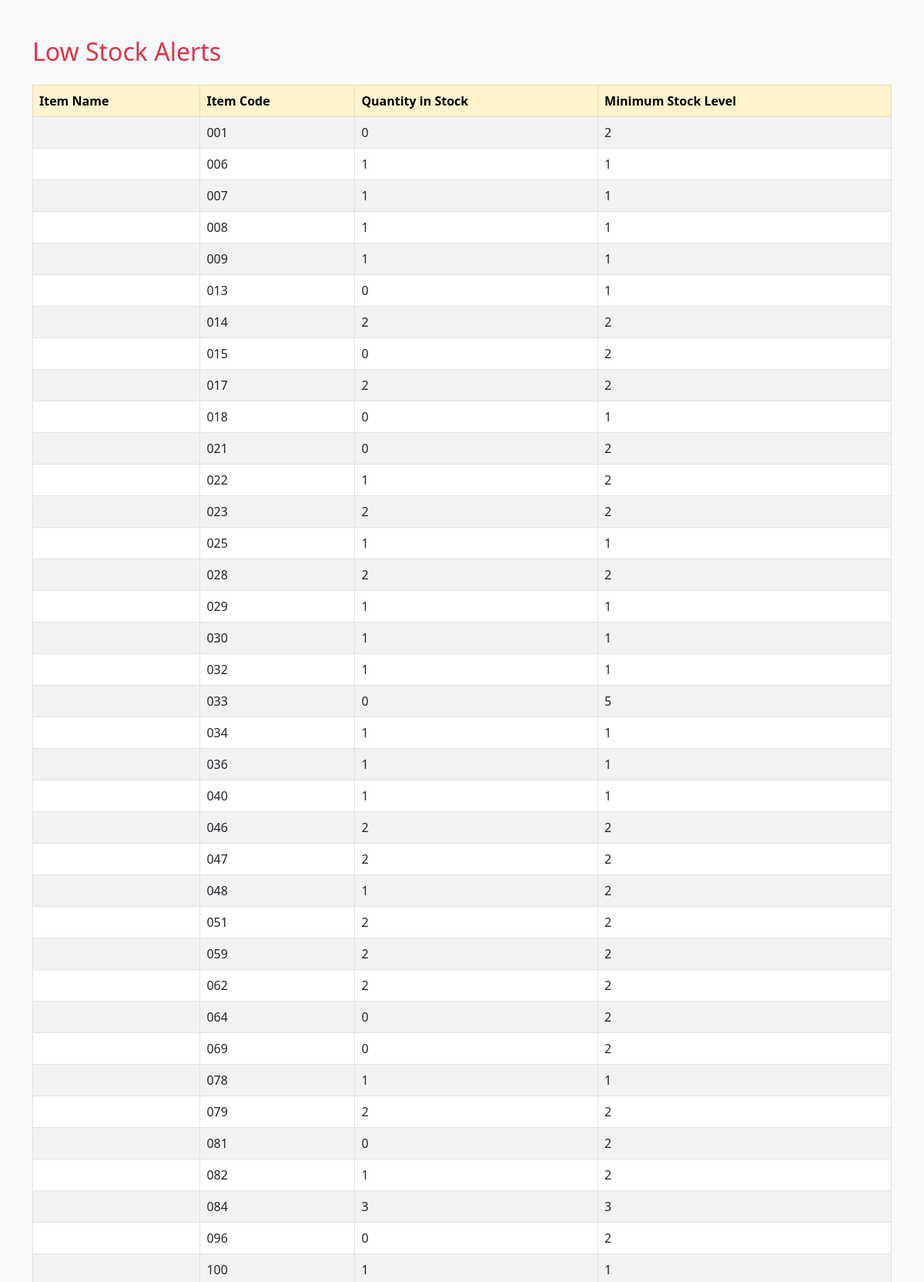
/Inventory/low_stock_alert.php (signed in, upper part), run on the app's committed database.
### tables this page shows
CREATE TABLE `inventory` (
  `id` int NOT NULL,
  `item` varchar(100) NOT NULL,
  `item_code` varchar(50) NOT NULL,
  `category` varchar(50) DEFAULT NULL,
  `unit_price` decimal(10,2) NOT NULL,
  `quantity_in_stock` int DEFAULT '0',
  `min_stock_level` int DEFAULT '0',
  `created_at` timestamp NOT NULL DEFAULT CURRENT_TIMESTAMP
);

### Inventory/low_stock_alert.php (the view, shortened to what this page needs)
<?php
require '../dbconfig.php';
$stmt = $conn->query("SELECT * FROM inventory WHERE quantity_in_stock <= min_stock_level");
$lowStockItems = $stmt->fetchAll();
?>
<!DOCTYPE html>
<html lang="en">
<head>
    <link href="https://cdn.jsdelivr.net/npm/bootstrap@5.3.0/dist/css/bootstrap.min.css" rel="stylesheet">
</head>
<body class="bg-light">
<div class="container mt-5">
    <h2 class="mb-4 text-danger">Low Stock Alerts</h2>
    <?php if (count($lowStockItems) > 0): ?>
        <table class="table table-bordered table-striped">
            <thead class="table-warning">
                <tr>
                    <th>Item Name</th>
                    <th>Item Code</th>
                    <th>Quantity in Stock</th>
                    <th>Minimum Stock Level</th>
                </tr>
            </thead>
            <tbody>
                <?php foreach ($lowStockItems as $item): ?>
                    <tr>
                        <td><?= htmlspecialchars($item['item_name']) ?></td>
                        <td><?= htmlspecialchars($item['item_code']) ?></td>
                        <td><?= $item['quantity_in_stock'] ?></td>
                        <td><?= $item['min_stock_level'] ?></td>
                    </tr>
                <?php endforeach; ?>
            </tbody>
        </table>
    <?php else: ?>
        <div class="alert alert-success">All items are sufficiently stocked.</div>
    <?php endif; ?>
</div>
</body>
</html>

### data on the page
inventory: item_code "001", quantity_in_stock "0", min_stock_level "2"
inventory: item_code "006", quantity_in_stock "1", min_stock_level "1"
inventory: item_code "007", quantity_in_stock "1", min_stock_level "1"
inventory: item_code "008", quantity_in_stock "1", min_stock_level "1"
inventory: item_code "009", quantity_in_stock "1", min_stock_level "1"
inventory: item_code "013", quantity_in_stock "0", min_stock_level "1"
inventory: item_code "014", quantity_in_stock "2", min_stock_level "2"
inventory: item_code "015", quantity_in_stock "0", min_stock_level "2"
inventory: item_code "017", quantity_in_stock "2", min_stock_level "2"
inventory: item_code "018", quantity_in_stock "0", min_stock_level "1"
inventory: item_code "021", quantity_in_stock "0", min_stock_level "2"
inventory: item_code "022", quantity_in_stock "1", min_stock_level "2"
inventory: item_code "023", quantity_in_stock "2", min_stock_level "2"
inventory: item_code "025", quantity_in_stock "1", min_stock_level "1"
inventory: item_code "028", quantity_in_stock "2", min_stock_level "2"
inventory: item_code "029", quantity_in_stock "1", min_stock_level "1"
inventory: item_code "030", quantity_in_stock "1", min_stock_level "1"
inventory: item_code "032", quantity_in_stock "1", min_stock_level "1"
inventory: item_code "033", quantity_in_stock "0", min_stock_level "5"
inventory: item_code "034", quantity_in_stock "1", min_stock_level "1"
inventory: item_code "036", quantity_in_stock "1", min_stock_level "1"
inventory: item_code "040", quantity_in_stock "1", min_stock_level "1"
inventory: item_code "046", quantity_in_stock "2", min_stock_level "2"
inventory: item_code "047", quantity_in_stock "2", min_stock_level "2"
inventory: item_code "048", quantity_in_stock "1", min_stock_level "2"
inventory: item_code "051", quantity_in_stock "2", min_stock_level "2"
inventory: item_code "059", quantity_in_stock "2", min_stock_level "2"
inventory: item_code "062", quantity_in_stock "2", min_stock_level "2"
inventory: item_code "064", quantity_in_stock "0", min_stock_level "2"
inventory: item_code "069", quantity_in_stock "0", min_stock_level "2"
inventory: item_code "078", quantity_in_stock "1", min_stock_level "1"
inventory: item_code "079", quantity_in_stock "2", min_stock_level "2"
inventory: item_code "081", quantity_in_stock "0", min_stock_level "2"
inventory: item_code "082", quantity_in_stock "1", min_stock_level "2"
inventory: item_code "084", quantity_in_stock "3", min_stock_level "3"
inventory: item_code "096", quantity_in_stock "0", min_stock_level "2"
inventory: item_code "100", quantity_in_stock "1", min_stock_level "1"
